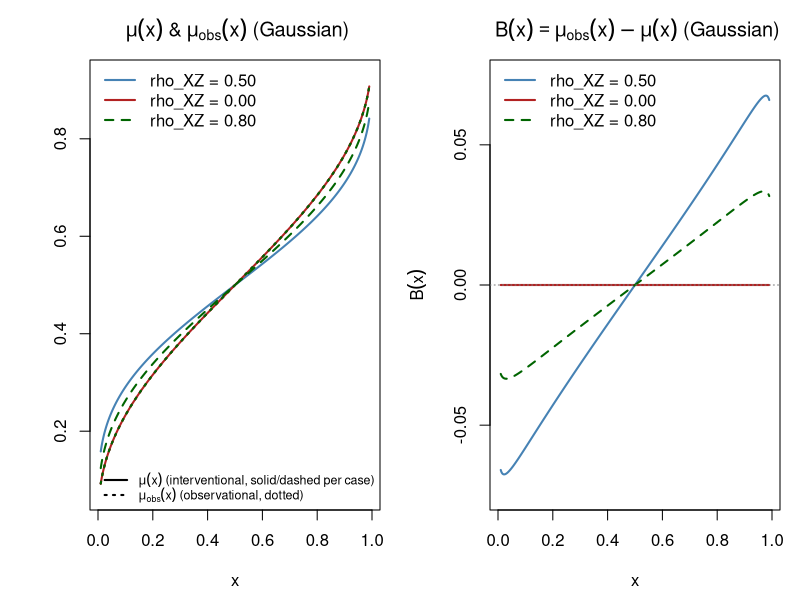
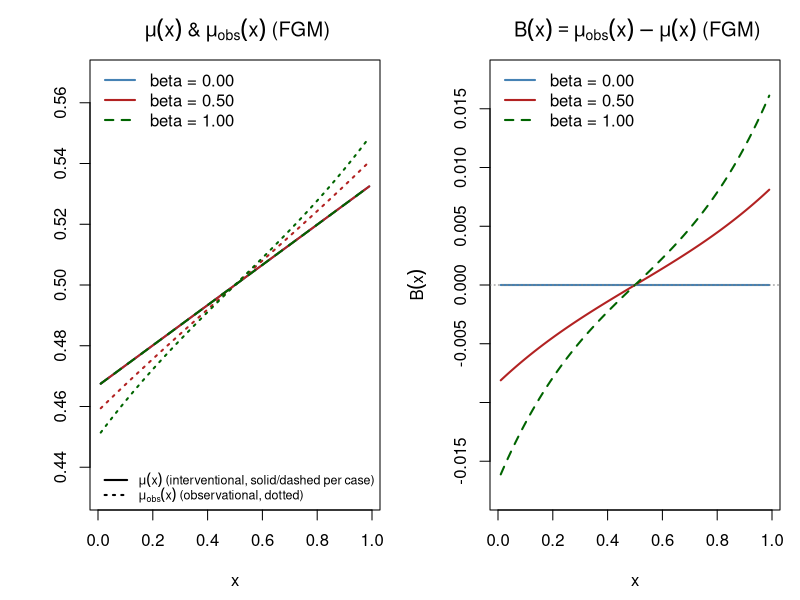

Reproduce these figures in R, in order.
# ==============================================================================
# Illustrative Numerical Examples: Gaussian and FGM Copulas
# ==============================================================================
#
# This script reproduces the numerical examples in Chapter 3
# of the dissertation "Relationship between Observational and 
# Interventional Means under Unmeasured Confounding:
# A Copula Perspective" by Ferraz (2026)
#
# The script implements two copula families:
#     - Gaussian copula: mu(x) = Phi(K * Phi^{-1}(x)) is S-shaped
#                         (monotone increasing sigmoidal), governed by the
#                         structural coefficient K (Eq. 3.38). In the numerical
#                         examples K < 1, so the tails are compressed toward
#                         1/2 relative to x (tail attenuation), not amplified.
#                         K is non-monotonic in rho_XZ (Section 3.3.2;
#                         Example 3.3.6).
#     - FGM copula      : mu(x) is exactly affine in x (Eq. 3.36), with beta
#                         cancelling out of the mean by an antisymmetry
#                         argument (Section 3.3.2; Examples 3.3.3 and 3.3.5).
#                         beta remains in the interventional CDF (Eq. 3.18)
#                         through F_{X|Z}(x|z).
#
# For each family and each confounding regime the script computes and
# tabulates, over a grid of treatment quantiles x:
#     (a) Observational mean   E[Y | X = x]           (Eqs. 3.39, 3.37)
#     (b) Interventional mean  mu(x) = E[Y | do(X=x)]  (Eqs. 3.38, 3.36)
#     (c) Confounding bias     B(x) = mu_obs(x) - mu(x) (Eqs. 3.42, 3.41)
#
# These three quantities -- mu_obs(x), mu(x), and the analytic confounding
# bias B(x) -- are the only causal quantities reported in this version of
# the dissertation; no ACE, interventional SD, or standardised-ACE object
# is computed.
#
# INPUTS  : none -- all parameters are set inline in "Section 2 - Parameters".
# OUTPUTS : console tables (Table 3: Gaussian; Table 4: FGM) and composite
#           figures (Figure 12: Gaussian; Figure 13: FGM), each showing
#           mu_obs(x) and mu(x) (left panel) and B(x) (right panel).
#
# PACKAGE DEPENDENCY
#   None beyond base R (stats for pnorm/qnorm/dnorm).
# ==============================================================================


# ==============================================================================
# SECTION 0 - SETUP
# ==============================================================================

# Treatment grid: kept away from 0 and 1 to avoid Phi^{-1}(0) = -Inf
# singularities in the Gaussian family. The representative table values are
# included explicitly so that TABLE_IDX refers to the exact stated x-values.
TABLE_X <- c(0.10, 0.25, 0.50, 0.75, 0.90)

XGRID <- sort(unique(c(
  seq(0.01, 0.99, length.out = 500),
  TABLE_X
)))

# Indices of the representative quantiles used in Tables 3-4.
TABLE_IDX <- sapply(TABLE_X, function(x) which(XGRID == x)[1])

# Shared plotting aesthetics kept consistent across all figures.
COLS <- c("steelblue", "firebrick", "darkgreen")
LTYS <- c(1L, 1L, 2L)


# ==============================================================================
# SECTION 1 - MATHEMATICAL FUNCTIONS
# ==============================================================================

# All functions are defined exactly once here and shared across both copula
# families. Each docstring cites the corresponding equation in Chapter 5 of
# the dissertation.

# ------------------------------------------------------------------------------
# 1A  Gaussian copula (Section 5.6.1)
# ------------------------------------------------------------------------------

#' Structural coefficients of the Gaussian-copula interventional model
#' (dissertation Sec. 5.6.1, Step 2, Eq. 5.16).
#'
#' Regressing Y* on (X*, Z*) under the trivariate-normal representation
#' (X* = Phi^{-1}(X), etc., all marginally N(0,1) with correlation matrix
#' built from rho_XY, rho_XZ, rho_YZ -- see the "Why the asterisk" remark)
#' gives
#'   a = (rho_XY - rho_XZ*rho_YZ) / (1 - rho_XZ^2),
#'   b = (rho_YZ - rho_XY*rho_XZ) / (1 - rho_XZ^2),
#' and the interventional latent variance
#'   V = 1 - a^2 - 2*a*b*rho_XZ,
#' so that Y* | do(X* = x*) ~ N(a * Phi^{-1}(x), V) exactly. Marginalising
#' the probit link Phi over this normal (via the elementary identity Eq. 5.15)
#' gives the interventional-mean slope
#'   K = a / sqrt(1 + V),   so that   mu(x) = Phi(K * Phi^{-1}(x)).
#'
#' The no-confounding value K_0 (i.e. K evaluated at rho_XZ = 0) governs the
#' OBSERVATIONAL mean instead: mu_obs(x) = Phi(K_0 * Phi^{-1}(x)), since
#' Y* | X* = x* ~ N(rho_XY * Phi^{-1}(x), 1 - rho_XY^2) directly, with no Z*
#' to marginalise (Step 3). K_0 = rho_XY / sqrt(2 - rho_XY^2).
gaussian_K_and_V <- function(rho_xy, rho_xz, rho_yz) {
  a <- (rho_xy - rho_xz * rho_yz) / (1 - rho_xz^2)
  b <- (rho_yz - rho_xy * rho_xz) / (1 - rho_xz^2)
  V <- 1 - a^2 - 2 * a * b * rho_xz
  K <- a / sqrt(1 + V)
  c(a = unname(a), b = unname(b), V = unname(V), K = unname(K))
}

#' No-confounding structural coefficient K_0 = K evaluated at rho_XZ = 0
#' (Eq. 5.17): K_0 = rho_XY / sqrt(2 - rho_XY^2).
gaussian_K0 <- function(rho_xy) {
  rho_xy / sqrt(2 - rho_xy^2)
}

#' Interventional mean  mu(x) = Phi(K * Phi^{-1}(x))   (Eq. 5.16)
#'
#' E[Y | do(X = x)] on the observable uniform [0, 1] scale.
mu_gaussian <- function(x, K) pnorm(K * qnorm(x))

#' Observational mean  E[Y | X = x] = Phi(K_0 * Phi^{-1}(x))   (Eq. 5.17)
#'
#' Same functional form as mu_gaussian(), but driven by K_0 rather than K.
eobs_gaussian <- function(x, K0) pnorm(K0 * qnorm(x))

#' Confounding bias  B(x) = mu_obs(x) - mu(x)
bias_gaussian <- function(x, K, K0) {
  eobs_gaussian(x, K0) - mu_gaussian(x, K)
}


# ------------------------------------------------------------------------------
# 1B  FGM copula (Section 5.6.2)
# ------------------------------------------------------------------------------

#' Interventional mean mu(x) under the 3-parameter FGM model
#' (Eq. 5.23): mu(x) = 1/2 - alpha*(1-2x)*(1/6 - eta^2/90).
#'
#' Derivation: integrating 1 - F^{(X-down)}_{Y|X}(y|x) (Eq. 5.21) over
#' y in [0,1], using int_0^1 y(1-y) dy = 1/6 and
#' int_0^1 y^2(1-y)^2 dy = 1/30. The beta-term in the CDF contains the
#' factor y(1-y)(1-2y), whose integral vanishes by antisymmetry about
#' y = 1/2. Thus beta cancels from mu(x), although it remains in the full
#' interventional distribution through F_{X|Z}(x|z).
mu_fgm <- function(x, params) {
  alpha <- params["theta_xy_cond"]   # direct effect X -> Y
  eta   <- params["theta_yz"]        # outcome-confounder parameter
  A     <- 1/6 - eta^2 / 90
  
  unname(
    0.5 - alpha * (1 - 2*x) * A
  )
}

#' Observational mean E[Y | X = x] under the confounded FGM DAG (Eq. 5.24).
#'
#' mu_obs(x) = 1/2 - (1-2x) * [ beta*eta/18 + alpha*(15-eta^2)/90
#'                              - alpha*beta^2*(25-3*eta^2)/225 * x*(1-x) ]
eobs_fgm <- function(x, params) {
  alpha <- params["theta_xy_cond"]
  beta  <- params["theta_xz"]
  eta   <- params["theta_yz"]
  
  bracket <- beta * eta / 18 +
    alpha * (15 - eta^2) / 90 -
    alpha * beta^2 * (25 - 3*eta^2) / 225 * x * (1 - x)
  
  unname(
    0.5 - (1 - 2*x) * bracket
  )
}

#' Confounding bias B(x) = mu_obs(x) - mu(x) under the FGM model.
#'
#' Subtracting Eqs. 5.23 and 5.24 gives
#'
#'   B(x) = -(beta*eta/18)(1-2x)
#'          + alpha*beta^2*(25-3*eta^2)/225
#'            * x*(1-x)*(1-2x).
#'
#' The beta*eta/18 term is the first-order back-door contribution carried by
#' the Z -> X and Z -> Y legs together. The alpha*(15-eta^2)/90 contribution
#' cancels exactly against the corresponding term in mu(x). The remaining
#' alpha-dependent contribution is the higher-order alpha*beta^2 term.
#' Thus eta enters the bias both through the first-order back-door term and
#' through the higher-order alpha*beta^2 term.
bias_fgm <- function(x, params) {
  alpha <- params["theta_xy_cond"]
  beta  <- params["theta_xz"]
  eta   <- params["theta_yz"]
  
  unname(
    -beta * eta / 18 * (1 - 2*x) +
      alpha * beta^2 * (25 - 3*eta^2) / 225 *
      x * (1 - x) * (1 - 2*x)
  )
}


# ------------------------------------------------------------------------------
# 1C  Generic utility: compute mu_obs(x), mu(x), and B(x) over a grid
# ------------------------------------------------------------------------------

#' Evaluate the observational mean, interventional mean, and confounding
#' bias at every point of a treatment grid, for a list of parameter cases.
compute_causal_quantities <- function(eobs_fn, mu_fn, bias_fn, params, xgrid) {
  n_x    <- length(xgrid)
  n_case <- length(params)
  
  eobs_mat <- matrix(NA_real_, n_x, n_case)
  mu_mat   <- matrix(NA_real_, n_x, n_case)
  bias_mat <- matrix(NA_real_, n_x, n_case)
  
  for (j in seq_len(n_case)) {
    p <- params[[j]]
    eobs_mat[, j] <- eobs_fn(xgrid, p)
    mu_mat[, j]   <- mu_fn(xgrid, p)
    bias_mat[, j] <- bias_fn(xgrid, p)
  }
  
  list(eobs = eobs_mat, mu = mu_mat, bias = bias_mat)
}


# ------------------------------------------------------------------------------
# 1D  Generic utility: print a formatted summary table to the console
# ------------------------------------------------------------------------------

#' Print a formatted mu_obs(x) / mu(x) / B(x) summary table, reproducing the
#' layout of Tables 3-4 of the dissertation.
#'
#' @param res         Output list from compute_causal_quantities()
#' @param xgrid       Treatment grid (same length as nrow(res$mu))
#' @param idx         Integer vector of exact grid indices to tabulate
#' @param case_names  Character vector of case labels (length = ncol(res$mu))
#' @param param_label Character vector of per-case parameter annotations
print_causal_table <- function(res, xgrid, idx, case_names, param_label) {
  header  <- sprintf("%-6s  %-13s  %-9s  %-9s",
                     "x", "mu_obs(x)", "mu(x)", "B(x)")
  divider <- strrep("-", 42)
  
  for (j in seq_along(case_names)) {
    cat(sprintf("\n%s (%s):\n", case_names[j], param_label[j]))
    cat(header, "\n", divider, "\n", sep = "")
    
    for (i in idx) {
      cat(sprintf("%-6.2f  %-13.4f  %-9.4f  %-9.4f\n",
                  xgrid[i],
                  res$eobs[i, j],
                  res$mu[i,   j],
                  res$bias[i, j]))
    }
  }
  invisible(NULL)
}


# ------------------------------------------------------------------------------
# 1E  Generic utility: draw the two-panel figure
# ------------------------------------------------------------------------------

#' Draw the standard two-panel causal summary figure used for Figures 12-13.
#'
#' Left panel:  mu_obs(x) (dashed, per case) overlaid with mu(x) (solid, per
#'              case) -- directly visualises the confounding gap that B(x)
#'              quantifies in the right panel.
#' Right panel: B(x) = mu_obs(x) - mu(x), the analytic confounding bias.
plot_two_panels <- function(xgrid, res, labs, cols, ltys, title_tag = "") {
  par(mfrow = c(1, 2), mar = c(4.5, 4.5, 3, 1))
  n_cases <- ncol(res$mu)
  
  # --- Left panel: mu_obs(x) (dashed) and mu(x) (solid) -----------------------
  
  ylim_left <- range(c(res$eobs, res$mu), finite = TRUE)
  ylim_left <- c(max(0, ylim_left[1] - 0.02),
                 min(1, ylim_left[2] + 0.02))
  
  plot(xgrid, res$mu[, 1], type = "l", lwd = 2, col = cols[1],
       ylim = ylim_left,
       xlab = expression(x), ylab = "",
       main = bquote("" ~ mu(x) ~
                       "&" ~ mu[obs](x) ~ .(title_tag)))
  
  lines(xgrid, res$eobs[, 1], lwd = 2, col = cols[1], lty = 3)
  
  for (j in 2:n_cases) {
    lines(xgrid, res$mu[, j],   lwd = 2, col = cols[j], lty = ltys[j])
    lines(xgrid, res$eobs[, j], lwd = 2, col = cols[j], lty = 3)
  }
  
  legend("topleft", legend = labs, col = cols, lwd = 2, lty = ltys, bty = "n")
  
  legend("bottomright",
         legend = c(expression(mu(x) ~ "(interventional, solid/dashed per case)"),
                    expression(mu[obs](x) ~ "(observational, dotted)")),
         lty = c(1, 3), lwd = 2, col = c("black", "black"),
         bty = "n", cex = 0.75)
  
  
  # --- Right panel: Confounding bias B(x) -----------------------------------
  
  ylim_right <- range(res$bias, finite = TRUE)
  pad <- 0.05 * diff(ylim_right)
  if (pad == 0) pad <- 0.01
  ylim_right <- ylim_right + c(-pad, pad)
  
  plot(xgrid, res$bias[, 1], type = "l", lwd = 2, col = cols[1],
       ylim = ylim_right,
       xlab = expression(x), ylab = expression(B(x)),
       main = bquote("" ~ B(x) == mu[obs](x) - mu(x) ~
                       .(title_tag)))
  
  for (j in 2:n_cases)
    lines(xgrid, res$bias[, j], lwd = 2, col = cols[j], lty = ltys[j])
  
  abline(h = 0, lty = 3, col = "gray50")
  
  legend("topleft", legend = labs, col = cols, lwd = 2, lty = ltys, bty = "n")
}


# ==============================================================================
# SECTION 2 - PARAMETERS
# ==============================================================================

# Three confounding regimes are studied for each copula family, matching the
# regimes reported in Tables 3-4 of the dissertation (Section 5.6).

# ---- 2A  Gaussian copula: observable pairwise correlations ------------------

# All three cases share rho_XY = 0.70, rho_YZ = 0.60; only rho_XZ varies.

gauss_params <- list(
  `rho_XZ = 0.50` = c(rho_xy = 0.70, rho_xz = 0.50, rho_yz = 0.60),
  `rho_XZ = 0.00` = c(rho_xy = 0.70, rho_xz = 0.00, rho_yz = 0.60),
  `rho_XZ = 0.80` = c(rho_xy = 0.70, rho_xz = 0.80, rho_yz = 0.60)
)


# ---- 2B  FGM copula: dependence parameters ---------------------------------

# All three cases share alpha = theta_{X,Y|Z} = 0.20
# and eta = theta_{Y,Z} = 0.30; only
# beta = theta_{X,Z} varies.

fgm_params <- list(
  Beta0  = c(theta_xy_cond = 0.20, theta_xz = 0.00, theta_yz = 0.30),
  Beta05 = c(theta_xy_cond = 0.20, theta_xz = 0.50, theta_yz = 0.30),
  Beta1  = c(theta_xy_cond = 0.20, theta_xz = 1.00, theta_yz = 0.30)
)


# ==============================================================================
# SECTION 3 - COMPUTATIONS
# ==============================================================================

# ---- 3A  Gaussian copula ----------------------------------------------------

gauss_coeffs <- lapply(gauss_params, function(p) {
  gaussian_K_and_V(p["rho_xy"], p["rho_xz"], p["rho_yz"])
})

K_vals  <- sapply(gauss_coeffs, function(cc) cc["K"])
K0_vals <- sapply(gauss_params, function(p) gaussian_K0(p["rho_xy"]))

names(K_vals)  <- names(gauss_params)
names(K0_vals) <- names(gauss_params)

cat("Gaussian copula: interventional-mean slope K = a / sqrt(1+V)\n")
print(round(K_vals, 4))

cat("Gaussian copula: no-confounding / observational slope K_0\n")
print(round(K0_vals, 4))

# Each case needs both K and K0 supplied to eobs_fn / mu_fn / bias_fn.
gauss_case_params <- Map(
  function(K, K0) c(K = unname(K), K0 = unname(K0)),
  K_vals,
  K0_vals
)

cat("\nComputing Gaussian causal quantities...\n")

res_gauss <- compute_causal_quantities(
  eobs_fn = function(x, p) eobs_gaussian(x, p["K0"]),
  mu_fn   = function(x, p) mu_gaussian(x, p["K"]),
  bias_fn = function(x, p) bias_gaussian(x, p["K"], p["K0"]),
  params  = gauss_case_params,
  xgrid   = XGRID
)

cat("Done.\n")

# Internal consistency check: bias_gaussian() must equal eobs - mu exactly.
stopifnot(
  max(abs(res_gauss$bias - (res_gauss$eobs - res_gauss$mu))) < 1e-10
)


# ---- 3B  FGM copula ---------------------------------------------------------

cat("\nFGM copula: beta = theta_{X,Z} values\n")

beta_vals <- sapply(fgm_params, function(p) p["theta_xz"])
names(beta_vals) <- names(fgm_params)

print(round(beta_vals, 4))

cat("Computing FGM causal quantities...\n")

res_fgm <- compute_causal_quantities(
  eobs_fn = eobs_fgm,
  mu_fn   = mu_fgm,
  bias_fn = bias_fgm,
  params  = fgm_params,
  xgrid   = XGRID
)

cat("Done.\n")

# Internal consistency check: bias_fgm() must equal eobs_fgm - mu_fgm exactly.
stopifnot(
  max(abs(res_fgm$bias - (res_fgm$eobs - res_fgm$mu))) < 1e-10
)

# Check the scale of the FGM bias used in the figure.
cat("\nFGM bias range over plotting grid:\n")
print(range(res_fgm$bias, finite = TRUE))

# For the chosen parameter values, the bias remains below 0.02 in absolute
# value over the plotting grid.
stopifnot(max(abs(res_fgm$bias)) < 0.02)


# ==============================================================================
# SECTION 4 - CONSOLE OUTPUT (Tables 3-4)
# ==============================================================================

CASE_NAMES_GAUSS <- names(gauss_params)
CASE_NAMES_FGM   <- sprintf("beta = %.2f", beta_vals)

cat("\n\n=== TABLE 3: Gaussian Copula -- mu_obs(x), mu(x), B(x) ===\n")
cat("(rho_XY = 0.70, rho_YZ = 0.60 throughout; matches tab:gaussian)\n")

gauss_labels <- sprintf(
  "K = %.4f; K0 = %.4f",
  K_vals,
  K0_vals
)

print_causal_table(
  res         = res_gauss,
  xgrid       = XGRID,
  idx         = TABLE_IDX,
  case_names  = CASE_NAMES_GAUSS,
  param_label = gauss_labels
)


cat("\n\n=== TABLE 4: FGM Copula -- mu_obs(x), mu(x), B(x) ===\n")
cat("(alpha = 0.20, eta = 0.30 throughout; beta varies)\n")

fgm_labels <- rep(
  "alpha = 0.20, eta = 0.30",
  length(beta_vals)
)

print_causal_table(
  res         = res_fgm,
  xgrid       = XGRID,
  idx         = TABLE_IDX,
  case_names  = CASE_NAMES_FGM,
  param_label = fgm_labels
)


# ==============================================================================
# SECTION 5 - FIGURES
# ==============================================================================

# Assemble legend labels linking each curve to its parameter value.
labs_gauss <- CASE_NAMES_GAUSS
labs_fgm   <- CASE_NAMES_FGM

# Create output directory if it does not already exist.
if (!dir.exists("imagens")) {
  dir.create("imagens", recursive = TRUE)
}

# ---- Figure 12: Gaussian copula ---------------------------------------------

jpeg(
  filename = "imagens/ACE_paper_example_Gauss.jpg",
  width = 1800,
  height = 900,
  res = 220,
  quality = 95
)

plot_two_panels(
  xgrid     = XGRID,
  res       = res_gauss,
  labs      = labs_gauss,
  cols      = COLS,
  ltys      = LTYS,
  title_tag = "(Gaussian)"
)

dev.off()


# ---- Figure 13: FGM copula ---------------------------------------------------

jpeg(
  filename = "imagens/ACE_paper_example_FGM.jpg",
  width = 1800,
  height = 900,
  res = 220,
  quality = 95
)

plot_two_panels(
  xgrid     = XGRID,
  res       = res_fgm,
  labs      = labs_fgm,
  cols      = COLS,
  ltys      = LTYS,
  title_tag = "(FGM)"
)

dev.off()


# ==============================================================================
# SECTION 6 - SUMMARY
# ==============================================================================

cat("\n", strrep("=", 79), "\n", sep = "")
cat("SUMMARY: mu_obs(x), mu(x), AND THE ANALYTIC CONFOUNDING BIAS B(x)\n")
cat(strrep("=", 79), "\n\n")

cat("Both families reproduce the qualitative contrast of the numerical examples:\n\n")

cat("1. GAUSSIAN COPULA:\n")
cat("   - mu(x) and mu_obs(x) are both S-shaped (Phi(K*Phi^{-1}(x)) family).\n")
cat("   - K is non-monotonic in |rho_XZ| through the structural coefficients.\n")
cat("   - B(x) = mu_obs(x) - mu(x), vanishes at x = 0.5, and changes sign\n")
cat("     across the median.\n\n")

cat("2. FGM COPULA:\n")
cat("   - mu(x) is exactly affine in x (Eq. 5.23); beta cancels out of the\n")
cat("     interventional mean by antisymmetry.\n")
cat("   - beta remains in the full interventional distribution through\n")
cat("     F_{X|Z}(x|z), even though its contribution to mu(x) vanishes.\n")
cat("   - B(x) vanishes at x = 0.5 and is antisymmetric about the median.\n")
cat("   - B(x) is generally cubic in x through the term\n")
cat("     x*(1-x)*(1-2*x) in Eq. 5.25.\n\n")

cat("3. VERIFICATION:\n")
cat("   - bias_gaussian() equals mu_obs(x) - mu(x) to machine precision.\n")
cat("   - bias_fgm() equals mu_obs(x) - mu(x) to machine precision.\n")
cat("   - Table values are evaluated at the exact stated treatment values,\n")
cat("     including x = 0.50.\n")
cat("   - The FGM bias remains below 0.02 in absolute value over the plotting\n")
cat("     grid for the parameter values used here.\n\n")

cat("This script implements the closed-form expressions used for the numerical\n")
cat("examples and generates the corresponding tables and figures.\n\n")

cat("Figures saved as:\n")
cat("  imagens/ACE_paper_example_Gauss.jpg\n")
cat("  imagens/ACE_paper_example_FGM.jpg\n\n")
